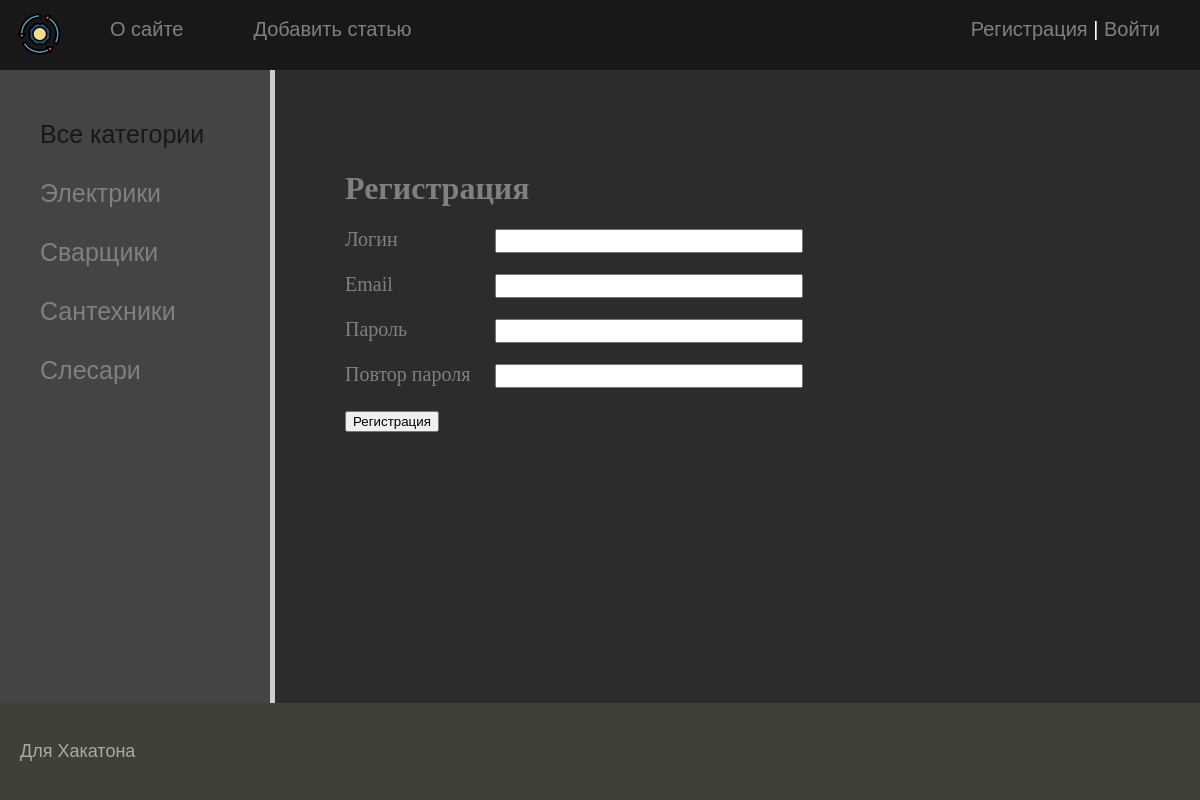
Screenshot of /register/ with the database file from the repository.
### basa/models.py (models this page shows, shortened)
class Category(models.Model):
    name = models.CharField(max_length=100, db_index=True, verbose_name="Категория")
    slug = models.SlugField(max_length=255, unique=True, db_index=True, verbose_name="URL")
    def get_absolute_url(self):
        return reverse('category', kwargs={'cat_slug': self.slug})
    class Meta:
        verbose_name = 'Категория'
        verbose_name_plural = 'Категории'
        ordering = ['id']

### basa/views.py (the view, shortened to what this page needs)
# urls.py: path('register/', RegisterUser.as_view(), name='register'),
class RegisterUser(DataMixin, CreateView):
    form_class = RegisterUserForm
    template_name = 'basa/register.html'
    success_url = reverse_lazy('login')
    def get_context_data(self, *, object_list=None, **kwargs):
        context = super().get_context_data(**kwargs)
        c_def = self.get_user_context(title="Регистрация")
        return dict(list(context.items()) + list(c_def.items()))

### basa/forms.py
class RegisterUserForm(UserCreationForm):
    username = forms.CharField(label='Логин', widget=forms.TextInput(attrs={'class': 'form-input'}))
    email = forms.EmailField(label='Email', widget=forms.EmailInput(attrs={'class': 'form-input'}))
    password1 = forms.CharField(label='Пароль', widget=forms.PasswordInput(attrs={'class': 'form-input'}))
    password2 = forms.CharField(label='Повтор пароля', widget=forms.PasswordInput(attrs={'class': 'form-input'}))
    class Meta:
        model = User
        fields = ('username', 'email', 'password1', 'password2')

### basa/utils.py (called while the page is built)
    def get_user_context(self, **kwargs):
        context = kwargs
        cats = Category.objects.all()
        context['menu'] = menu
        context['cats'] = cats
        if 'cat_selected' not in context:
            context['cat_selected'] = 0
        return context

### basa/templates/basa/register.html (shortened to what this page needs)
{% extends 'basa/base.html' %}
{% block content %}
<h1>{{title}}</h1>
<form method="post">
{% for f in form %}
<p><label class="form-label" for="{{ f.id_for_label }}">{{f.label}}</label>{{ f }}</p>
{% endfor %}
    <button type="submit">Регистрация</button>
</form>
{% endblock %}

### basa/templates/basa/base.html (shortened to what this page needs)
{% load static %}
{% load basa_tags %}
<!DOCTYPE html>
<html>
<head>
    <link type="text/css" href="{% static 'basa/css/styles.css' %}" rel="stylesheet" />
</head>
<body>
<table class="table-page" border=0 cellpadding="0" cellspacing="0">
<tr><td valign=top>
{% block mainmenu %}
        <div class="header">
            <ul id="mainmenu" class="mainmenu">
            <li class="logo"><a href="{% url 'home' %}"><div class="logo"></div></a></li>
{% for m in menu %}
            <li><a href="{% url m.url_name %}">{{m.title}}</a></li>
{% endfor %}
                {% if request.user.is_authenticated %}
                <li class="last"> {{user.username}} | <a href="{% url 'logout' %}">Выйти</a> </li>
                {% else %}
                <li class="last"><a href="{% url 'register' %}">Регистрация</a> | <a href="{% url 'login' %}">Войти</a></li>
                {% endif %}
            </ul>
        </div>
{% endblock mainmenu %}
<table class="table-content" border=0 cellpadding="0" cellspacing="0">
<tr>
    <td valign="top" class="left-chapters">
    <ul id="leftchapters">
{% if cat_selected == 0 %}
        <li class="selected">Все категории</li>
{% else %}
        <li><a href="{% url 'home' %}">Все категории</a></li>
{% endif %}
{% for c in cats %}
    {% if c.pk == cat_selected %}
        <li class="selected">{{c.name}}</li>
    {% else %}
        <li><a href="{{ c.get_absolute_url }}">{{c.name}}</a></li>
    {% endif %}
{% endfor %}
    </ul>
</td>
<td valign="top" class="content">
    <div class="content-text">
{% block content %}
{% endblock %}
    </div>
</td></tr></table>
</td></tr>
<tr><td valign=top>
    <div id="footer">
        <p>Для Хакатона</p>
    </div>
</td></tr></table>
</body>
</html>

### basa/static/basa/css/styles.css (style rules this page uses)
html, body { background: #2c2c2c; font-family: 'Arial'; margin: 0; padding: 0; height: 100%; width: 100%; color: #444; }
a { color: #2c2c2c; text-decoration: none; }
.table-page { width: 100%; height: 100%; vertical-align: top; }
.table-page tr { height: 100%; }
.header { background: #181818; height: 70px; }
.logo { background: url('../images/logo.png') no-repeat 15px 10px; width: 80px; height: 70px; }
ul.mainmenu { list-style: none; margin: 0; padding: 0; height: 60px; color: #fff; font-size: 20px; overflow: hidden; }
ul.mainmenu li { float: left; margin: 18px 40px 0 30px; }
ul.mainmenu li.logo { margin: 0; }
ul.mainmenu li.last { float: right; }
ul.mainmenu li a { color: #808080; text-decoration: none; }
.table-content { width: 100%; min-height: 100%; height: 100%; }
.left-chapters { margin: 0; background: #444; border-right: 5px solid #ccc; min-height: 100%; }
.left-chapters ul { width: 230px; min-height: 100%; margin: 0; padding: 20px 0px 10px 40px; list-style: none; font-size: 25px; }
.left-chapters ul li { margin: 30px 0 0 0; color: #fff; }
.left-chapters ul li.selected { color: #181818; }
.left-chapters ul li a { color: #808080; text-decoration: none; }
.content { padding: 40px 20px 20px 40px; width: 100%; box-sizing: border-box; }
.content-text { margin: 60px 0 0 30px; color: #808080; font-size: 20px; font-family: Yandex Sans Display Light; }
.content-text h1 { font-size: 32px; }
#footer { box-sizing: border-box; background: #3F4137; padding: 20px; color: #aaa; font-size: 18px; font-family: Verdana, Geneva, Arial, Helvetica; text-align: left; overflow: hidden; }
.form-input { width: 300px; font-size: 16px; }
.form-label { display: inline-block; min-width: 150px; vertical-align: top; }

### rows the page displays
Category: name "Электрики"
Category: name "Сварщики"
Category: name "Сантехники"
Category: name "Слесари"

### other values shown
{{ m.title }} "О сайте" "Добавить статью"
{{ title }} "Регистрация"
{{ f.label }} "Логин" "Email" "Пароль" "Повтор пароля"
